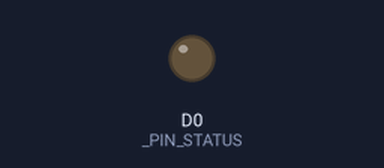
Bench run of a sketch on a simulated ESP8266 (NodeMCU). On the bench: output pins drawn as LEDs (lit = HIGH). WiFi joins after 1.5 s; servers stay silent unless stated; no MQTT or app messages arrive unless stated; what the sketch prints to the serial monitor is not drawn.

Above: at 1.0 s.
At 3.0 s:
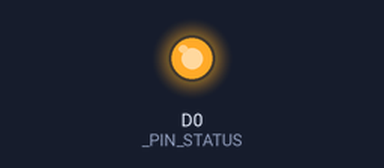
Timing chart, 0 to 5.2 s (numbered marks = the images above):
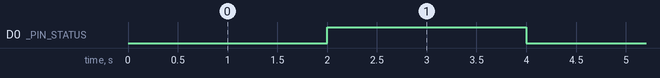

The sketch:

Cam_bien_PH_nha_mang_vlute.ino
```cpp
#include <ESP8266WiFi.h>
#include <PubSubClient.h>
#include <Wire.h>
#include <ESP8266WebServer.h>
#include <SoftwareSerial.h>
#define _SSID "VLUTE FIT IoT"
#define _PASSWORD "fit@2020"
#define _MQTT_SERVER "nhamang.vlute.edu.vn"
#define _MQTT_PORT 1883
#define _PIN_STATUS 16

WiFiClient _ESP_CLIENT;
PubSubClient _CLIENT(_ESP_CLIENT);
SoftwareSerial ModbusSerial(D2, D3); // RXD, TXD
byte RxData[7] ;
const byte TxData[9] = {0x01, 0x03, 0x00, 0x00, 0x00, 0x01, 0x84, 0x0A};

char _MQTT_ID[50];
char _CHANNEL_PH[50];
long TIMEOUT_PUBLISH = 0;
long TIMEOUT_LED_STATUS = 0;
unsigned long waitTime = 3000;
void OnOff(int pin, int st) {
  if (st == 0 && digitalRead(pin) == LOW)
    digitalWrite(pin, HIGH);
  else if (st == 1 && digitalRead(pin) == HIGH)
    digitalWrite(pin, LOW);
}

String getChipID() {
  return "SENSOR-" + String(ESP.getChipId());
}

void Wifi() {
  Serial.println("Connecting to " + String(_SSID));
  Serial.println(getChipID());
  WiFi.begin(_SSID, _PASSWORD);
  while (WiFi.status() != WL_CONNECTED) {
    delay(500);
    Serial.print(".");
  }
  Serial.print("IP address: ");
  Serial.println(WiFi.localIP());
}

float ReadPH() {
  //Send Request Cmt
  ModbusSerial.write(TxData, 8);
  //Read Response
  if (ModbusSerial.available())
  {
    for (int i = 0; i < sizeof(RxData); i++) {
      RxData[i] = ModbusSerial.read();
    }
  }
  else
  {
    Serial.println("Khong tim duoc cam bien");
  }
  float PH = (RxData[3] * 256 + RxData[4]) / 100.0;
  delay(50); // delay for waiting get all Data
  return PH;
}

void setup() {
  Serial.begin(115200);
  ModbusSerial.begin(9600);
  pinMode(_PIN_STATUS, OUTPUT);
  // Cấu hình MQTT
  String chipID = getChipID();
  String CHANNEL_PH = String("PH/" + chipID);
  Serial.println(CHANNEL_PH);
  chipID.toCharArray(_MQTT_ID, chipID.length() + 1);
  CHANNEL_PH.toCharArray(_CHANNEL_PH, CHANNEL_PH.length() + 1);
  _CLIENT.setServer(_MQTT_SERVER, _MQTT_PORT);
}

void ReconnectMQTT() {
  while (!_CLIENT.connected() &&  WiFi.status() == WL_CONNECTED) {
    if (_CLIENT.connect(_MQTT_ID)) {
      Serial.println("MQTT is connected..." );
      _CLIENT.subscribe(_CHANNEL_PH);
    } else {
      OnOff(_PIN_STATUS, 0);
      Serial.print("failed, rc=");
      Serial.print(_CLIENT.state());
      Serial.println("Try again in 5 seconds");
      delay(5000);
    }
  }
}

void loop() {
  long now = millis();
  if (WiFi.status() != WL_CONNECTED) {
    Wifi();
    _CLIENT.setServer(_MQTT_SERVER, _MQTT_PORT);

  } else {
    if (!_CLIENT.connected()) {
      ReconnectMQTT();
    } else {
      _CLIENT.loop();
    }
  }

  // Thông báo led
  if (now - TIMEOUT_LED_STATUS > 2000) {
    TIMEOUT_LED_STATUS = now;
    if (WiFi.status() == WL_CONNECTED) {
      if (digitalRead(_PIN_STATUS) == HIGH) {
        OnOff(_PIN_STATUS, 1);
      } else {
        OnOff(_PIN_STATUS, 0);
      }
    }
  }

  // Gửi dữ liệu
  if (now - TIMEOUT_PUBLISH > 5 *1000) {
    TIMEOUT_PUBLISH = now;
    float PH = ReadPH();
    _CLIENT.publish(_CHANNEL_PH, String(PH).c_str());
    Serial.println(PH);
}
}
```

Measured:
- by itself, D0 (_PIN_STATUS): alternates HIGH for 2.0 s and LOW for 2.0 s
